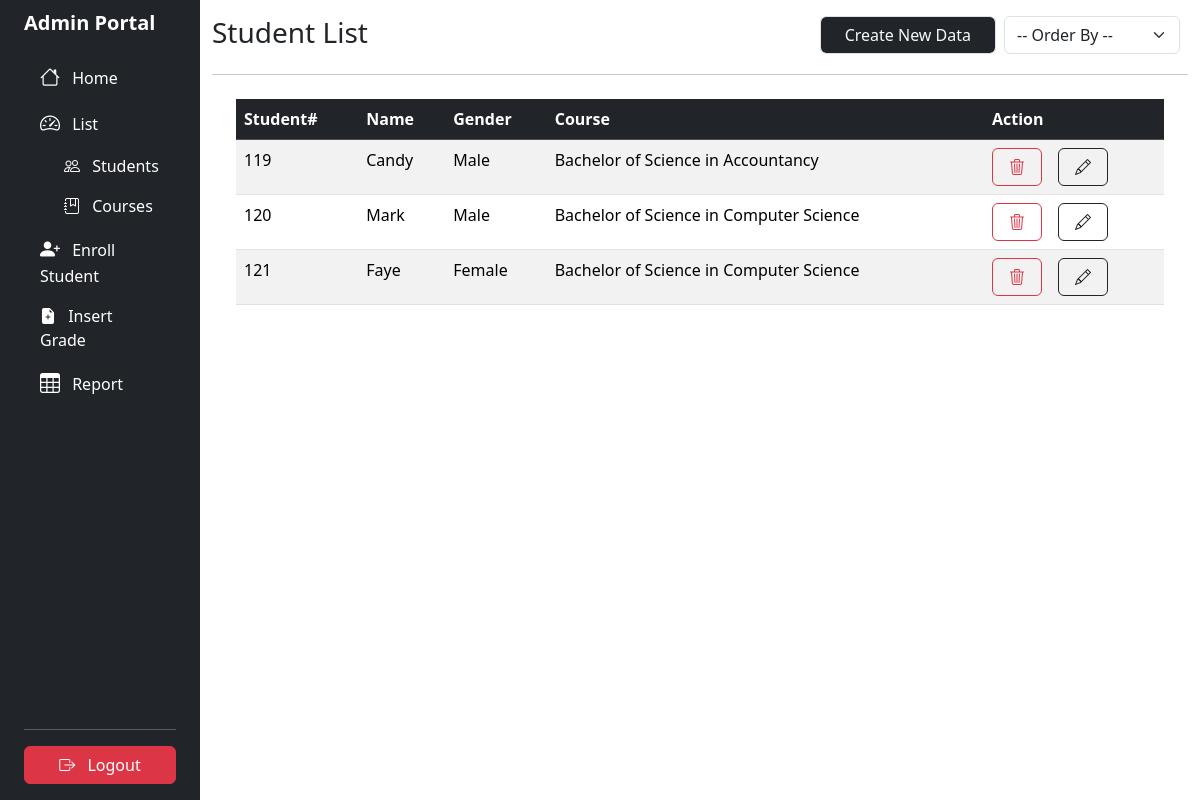
The page /admin/student.php (signed in) on the database as committed earlier.
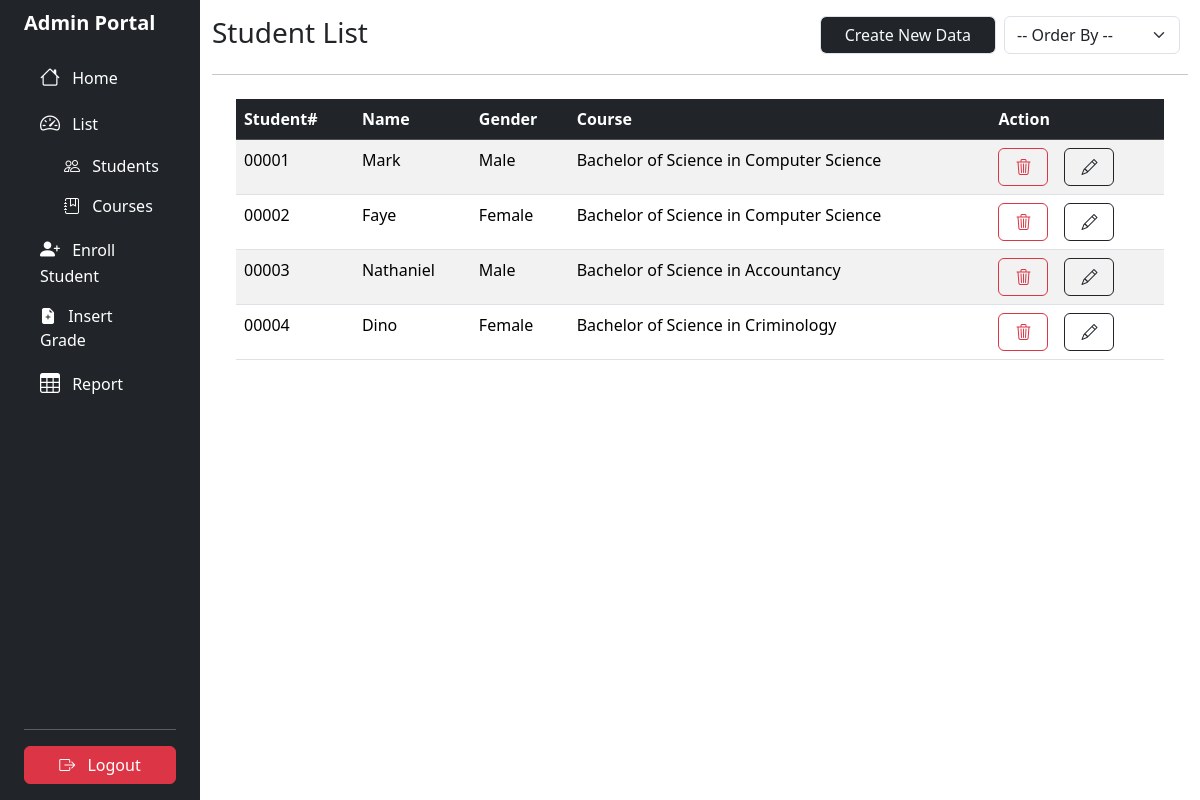
The same page on the database as committed later.
### tables this page shows
CREATE TABLE `students` (
  `student_id` int(11) NOT NULL,
  `student_no` varchar(10) DEFAULT NULL,
  `name` varchar(50) DEFAULT NULL,
  `gender` varchar(10) DEFAULT NULL,
  `course_id` int(11) DEFAULT NULL
);

CREATE TABLE `courses` (
  `course_id` int(11) NOT NULL,
  `code` varchar(20) DEFAULT NULL,
  `name` varchar(100) NOT NULL
);

### admin/student.php (the view, shortened to what this page needs)
<?PHP
require("../conn.php");
$sql = "SELECT st.student_id AS id, st.student_no AS studno ,st.name AS name, st.gender AS gender, cr.name AS course_name FROM students st JOIN courses cr ON st.course_id = cr.course_id";
$result = $conn->query($sql);
?>
<!DOCTYPE html>
<html lang="en">
<?PHP
require("../components/head.php");
?>
<body>
    <div class="container-fluid">
        <div class="row flex-nowrap">
            <?PHP
            require("../components/sidebar.php")
            ?>
            <div class="col py-3">
                <div class="d-flex w-100">
                <h3>Student List</h3>
                <form action="add.php" class="ms-auto" method="POST">
                    <input type="submit" class="form-control px-4 bg-dark text-light" name="createStudent" value="Create New Data">
                </form>
                <form action="student.php" class="mx-2" id="order_by_form" method="POST">
                    <select name="order" id="order_by" class="form-select">
                        <option value="" disable>-- Order By --</option>
                    </select>
                </form>
                </div>
                <hr>
                <div class="m-4">
                    <table class="table table-striped table-hover">
                        <thead class="table-dark">
                            <tr><th scope="col">Student#</th><th scope="col">Name</th><th scope="col">Gender</th><th scope="col">Course</th><th scope="col">Action</th></tr>
                        </thead>
                        <tbody>
                            <?PHP
                            while($row=$result->fetch_assoc()){
                                $gender = ($row["gender"] == "F") ? "Female" : "Male";
                                echo "<tr>";
                                echo "<td>$row[studno]</td>";
                                echo "<td>$row[name]</td>";
                                echo "<td>$gender</td>";
                                echo "<td>$row[course_name]</td>";
                                echo "<td class='d-flex gap-3'>
                                    <form action='../sql/controller.php' method='POST'>
                                        <input type='hidden' name='studno' value='$row[studno]'>
                                        <input type='hidden' name='delete' value='$row[id]'>
                                        <input type='hidden' name='from' value='students'>
                                        <button class='btn border-danger' type='submit' onclick='confirm(`Are you sure to delete this data?`)'><i class='bi bi-trash3 p-1 text-danger'></i></button>
                                    </form>
                                    <form action='edit.php' method='POST'>
                                        <input type='hidden' name='edit' value='$row[id]'>
                                        <input type='hidden' name='from' value='students'>
                                        <button type='submit' class='btn border-dark'><i class='bi bi-pencil p-1 text-dark'></i></button>
                                    </form>
                                </td>";
                                echo "</tr>";
                            }
                            ?>
                        </tbody>
                    </table>
                </div>
            </div>
        </div>
    </div>
</body>
</html>

Rows that differ between the two databases and show on the page:
removed students: student_no "119", name "Candy", gender "Male", course.name "Bachelor of Science in Accountancy"
removed students: student_no "120", name "Mark", gender "Male", course.name "Bachelor of Science in Computer Science"
removed students: student_no "121", name "Faye", gender "Female", course.name "Bachelor of Science in Computer Science"
added students: student_no "00001", name "Mark", gender "Male", course.name "Bachelor of Science in Computer Science"
added students: student_no "00002", name "Faye", gender "Female", course.name "Bachelor of Science in Computer Science"
added students: student_no "00003", name "Nathaniel", gender "Male", course.name "Bachelor of Science in Accountancy"
added students: student_no "00004", name "Dino", gender "Female", course.name "Bachelor of Science in Criminology"
